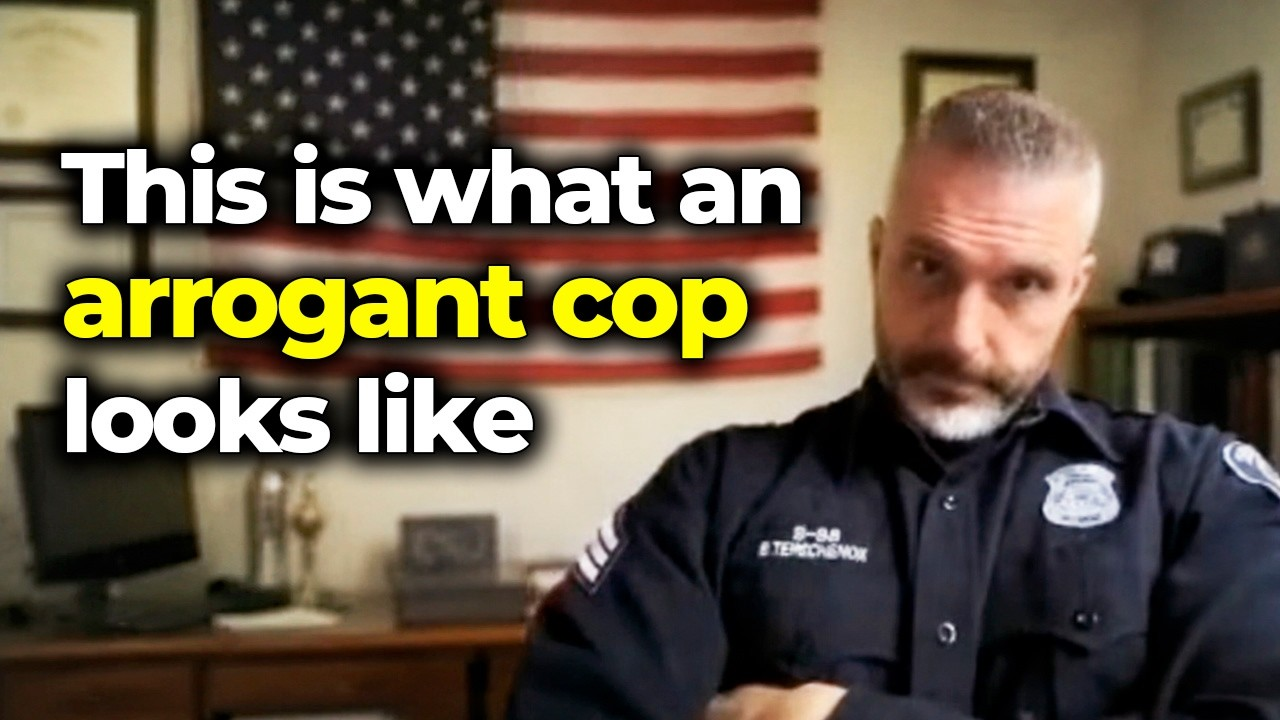
#> input picture scripts/._eval_tmp.png, 1280 x 720 px
$ python -i kill_hotspots.py   (imports and definitions only)
#> lines starting #> are read from the running program, lines starting #| are printed output that depends on the picture; after the words box and inside, x2 and y2 are one past the last pixel; in counts of white or black regions, pixels touching at a corner belong together
#> further down, picture is the input picture: PIL image 1280x720 RGB; mean R, G, B 104.1, 89.7, 71.8
"""Pull down the courtroom's blown light fixtures, locally.

Nathan, 2026-08-29: "i cant tell much of a difference i just think the super
bright white spots need to be fixed some how".

He is right and the previous attempt was the wrong shape. A global highlight
knee moves EVERY bright pixel a little, so a 5-point mean shift gets spread
across the whole frame and is invisible, while the actual defect - a dozen
discrete ceiling fixtures sitting at a flat 255 - stays a white hole. Measured
on the finished thumbnails, blobs over 300px above 246:

    CARTHIEF  23 blobs, largest 4023px, the top ones at a flat mean L of 255
    SANCHEZ   27 blobs, largest 7467px
    OFFERUP    9 blobs, largest 2654px

A pixel at a flat 255 has no detail left to recover, so this does not pretend to
restore any. It DIMS each blob and feathers the edge, which is what makes a light
read as a light rather than as a hole punched in the picture.

TWO THINGS IT MUST NOT TOUCH, both white by design:
  * the TYPE - white and yellow headline, identified by its black stroke: a
    bright core with a very dark pixel within 17px. Nothing photographic in a
    courtroom does that, which is the same signature used to verify caption
    placement after a brightness threshold measured the ceiling instead.
  * the ARROW - pure red #FD0101, deliberately outside the grade entirely.

Used two ways:
    python scripts/kill_hotspots.py --image X.jpg --out Y.jpg
    python scripts/kill_hotspots.py --check <dir>     # gate G11
"""
from __future__ import annotations

import argparse
from pathlib import Path

import numpy as np
import scipy.ndimage as nd
from PIL import Image

HOT = 246          # a fixture reads as blown from about here up
MIN_BLOB = 250     # px; below this it is a specular fleck and looks natural
TARGET = 232       # what a dimmed fixture is pulled toward
FEATHER = 7.0      # sigma; a hard edge would read as a grey patch


def protected(a: np.ndarray) -> np.ndarray:
    """Type and arrow: white or red on purpose, never dimmed."""
    L = np.asarray(Image.fromarray(a).convert("L"), dtype=np.uint8)
    near_dark = nd.maximum_filter((L < 45).astype(np.uint8), size=17) > 0
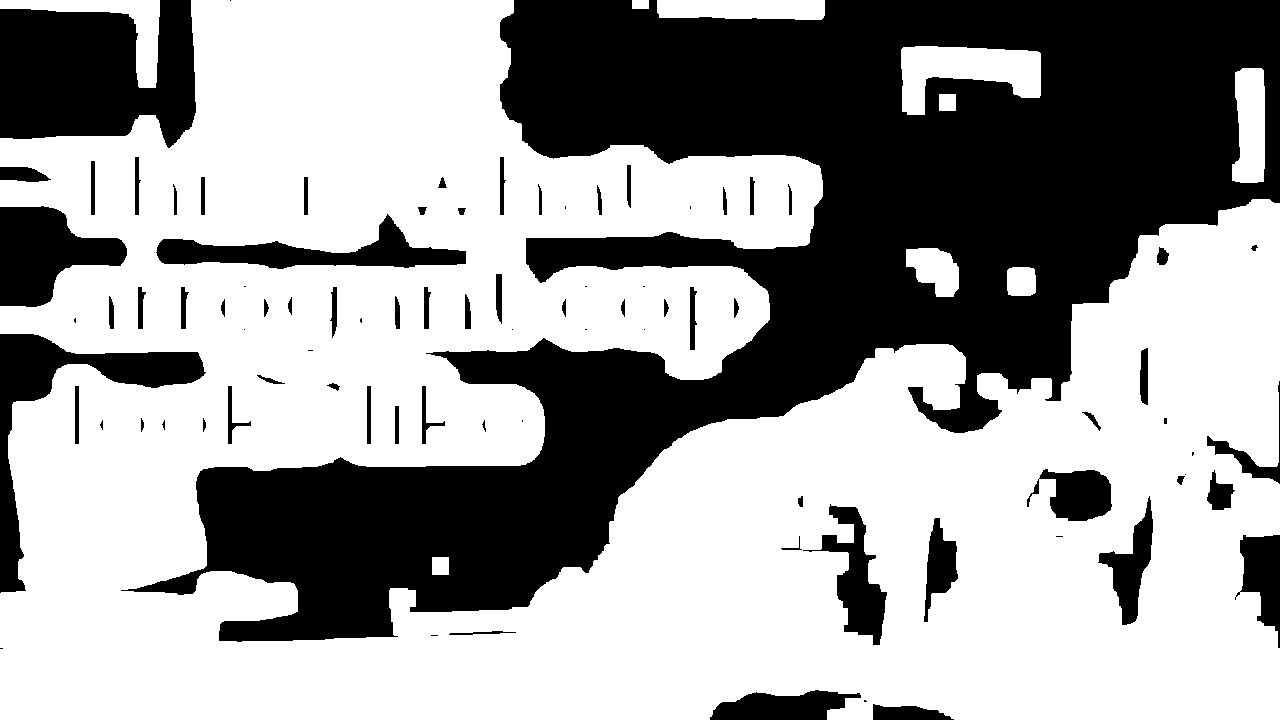
#> near_dark: shape (720, 1280) bool; 62.1% white; 87 black regions (23 under 20 px), largest, box (x1, y1, x2, y2) and area: (121, 0, 1280, 642) 275793, (0, 0, 196, 148) 22441, (0, 334, 206, 593) 10110
    type_ink = (L > 200) & near_dark
#> type_ink: shape (720, 1280) bool; 7.4% white; 77 white regions (22 under 20 px), largest, box (x1, y1, x2, y2) and area: (220, 378, 330, 453) 4274, (279, 278, 344, 359) 3369, (394, 169, 490, 223) 2931
    r, g, b = a[:, :, 0], a[:, :, 1], a[:, :, 2]
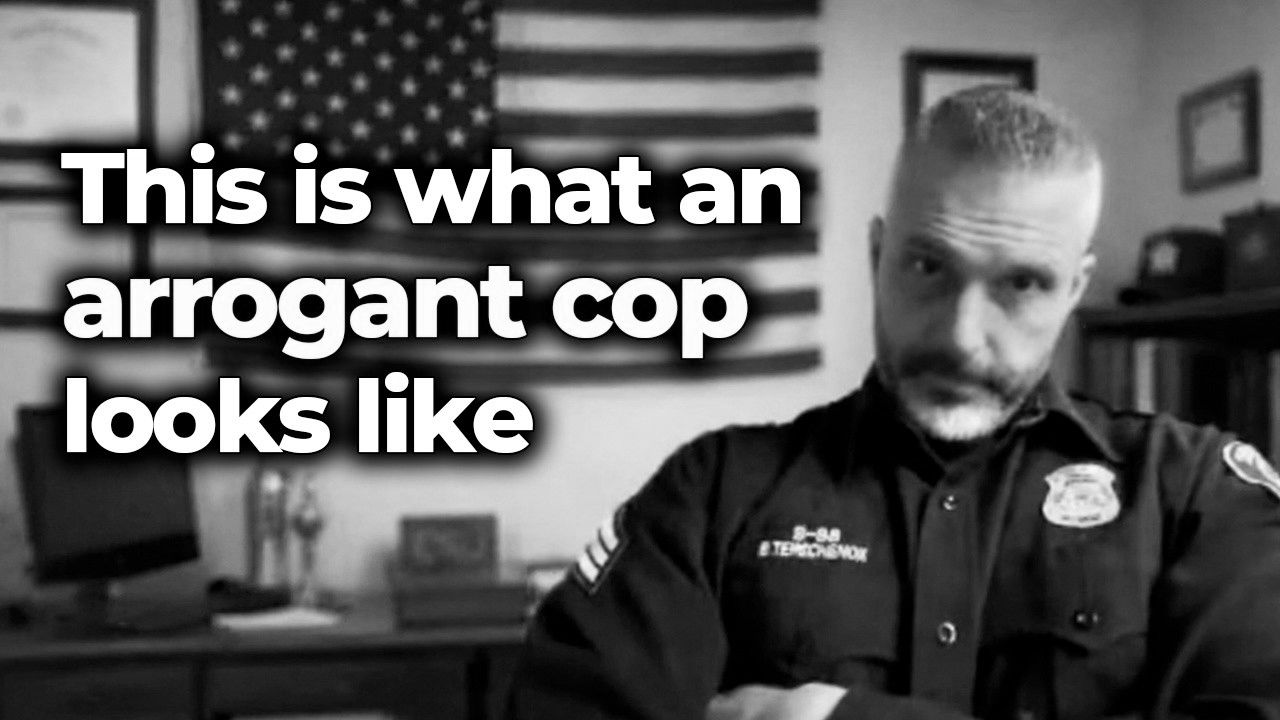
#> g: shape (720, 1280); min 0, max 255, mean 89.7
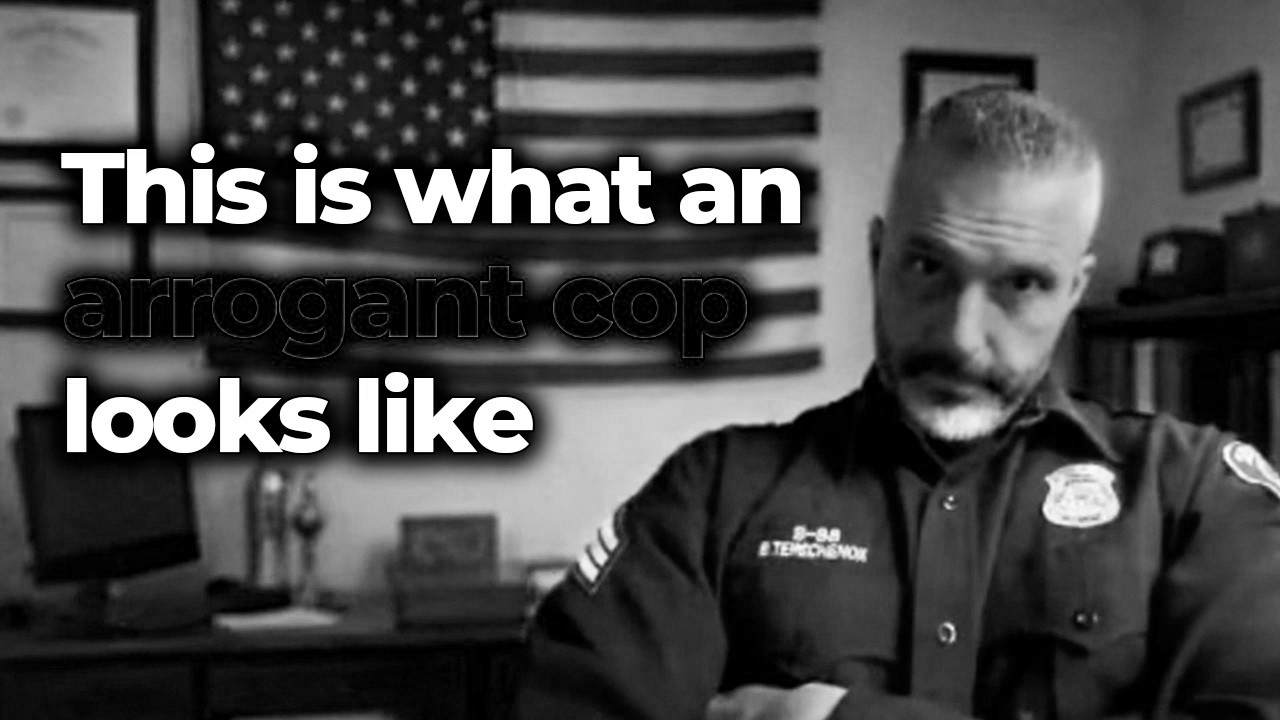
#> b: shape (720, 1280); min 0, max 255, mean 71.8
    arrow = (r > 150) & (g < 70) & (b < 70)
#> arrow: shape (720, 1280) bool; 0.44% white; 50 white regions (39 under 20 px), largest, box (x1, y1, x2, y2) and area: (516, 364, 662, 379) 1430, (726, 354, 810, 374) 940, (768, 292, 816, 316) 702
    # grow a little so the stroke's own anti-aliasing is covered too
    return nd.binary_dilation(type_ink | arrow, iterations=4)
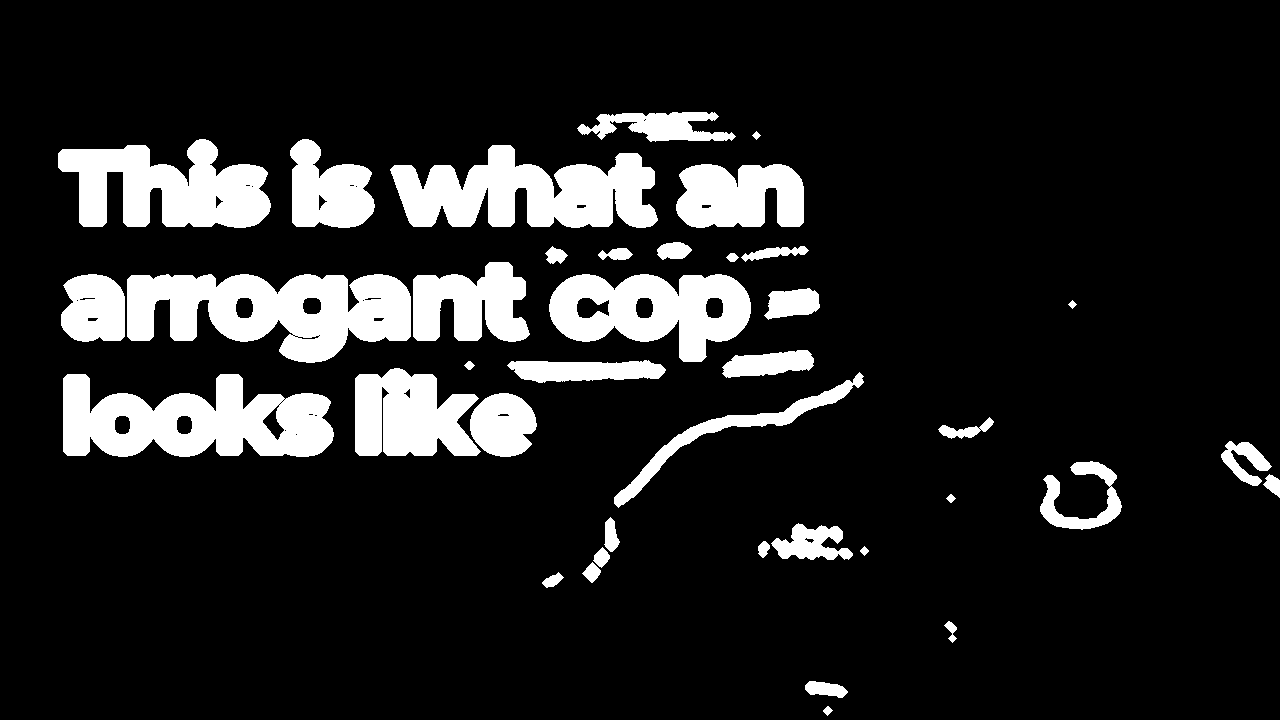
#> returned value: shape (720, 1280) bool; 13.5% white; 39 white regions, largest, box (x1, y1, x2, y2) and area: (127, 274, 411, 363) 16579, (63, 374, 334, 457) 15185, (390, 145, 658, 228) 14260


def hotspots(a: np.ndarray, hot: int = HOT, min_blob: int = MIN_BLOB):
    L = np.asarray(Image.fromarray(a).convert("L"), dtype=np.float32)
    keep_out = protected(a)
    blown = (L > hot) & ~keep_out
#> blown: shape (720, 1280) bool; every value is 0
    lbl, k = nd.label(blown)
#> lbl: shape (720, 1280) int32; every value is 0
#> k = 0
    if not k:
        return np.zeros_like(blown), 0
    sizes = nd.sum(blown, lbl, range(1, k + 1))
    big = np.zeros_like(blown)
    n = 0
    for i, s in enumerate(sizes):
        if s >= min_blob:
            big |= (lbl == i + 1)
            n += 1
    return big, n


def kill(img: Image.Image, hot: int = HOT, min_blob: int = MIN_BLOB,
         target: int = TARGET, feather: float = FEATHER):
    a = np.asarray(img.convert("RGB"), dtype=np.uint8)
    mask, n = hotspots(a, hot, min_blob)
#> n = 0
    if n == 0:
        return img, 0
    # feather so the correction has no visible boundary
    w = nd.gaussian_filter(mask.astype(np.float32), sigma=feather)
    w = np.clip(w / max(w.max(), 1e-6), 0, 1)[:, :, None]

    f = a.astype(np.float32)
    L = np.asarray(img.convert("L"), dtype=np.float32)[:, :, None]
    # scale each blown pixel toward `target` while keeping its colour ratio, so
    # a warm ceiling light stays warm instead of going neutral grey
    scale = np.clip(target / np.maximum(L, 1.0), 0.0, 1.0)
    dimmed = f * scale
    out = f * (1 - w) + dimmed * w
    return Image.fromarray(np.clip(out, 0, 255).astype(np.uint8), "RGB"), n


# [41 lines left out: function main, not called in this run]


# [2 lines not run here, left out]

>>> from PIL import Image
>>> picture = Image.open('._eval_tmp.png')
>>> result = kill(picture)
